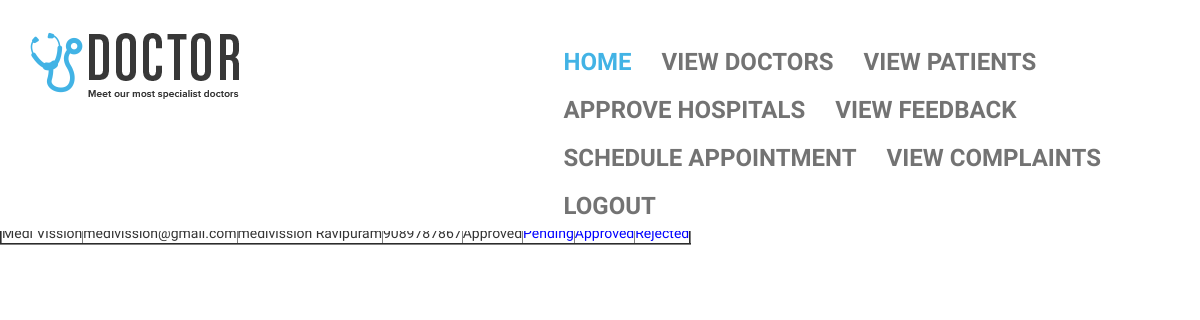
Page /admin/hospitalapproval.php on the committed database.
### tables this page shows
CREATE TABLE `hospital` (
  `name` varchar(40) NOT NULL,
  `email` varchar(50) NOT NULL,
  `address` varchar(50) NOT NULL,
  `contact` varchar(10) NOT NULL
);

### shares/db/mydatabase.inc (called while the page is built, shortened)
<?php
	function getDatas($sql){
		$dt = mysql_query($sql);
		$table = array();
		$rno = mysql_num_rows($dt);
		$cno = mysql_num_fields($dt);
		for($i=0;$i<$rno;$i++){
			$row = mysql_fetch_array($dt);
			for($j=0;$j<$cno;$j++){
				$table[$i][$j] = $row[$j];
			}
		}
		return $table;
	}
?>

### admin/hospitalapproval.php (the view, shortened to what this page needs)
<?php
include("top.php");
include_once("../shares/db/mydatabase.inc");?>
<div id="site_content" style="position:relative;top:200px;>
<form method="post">
	<table class="datagrid" border="2">
	<tr>
		<th>Name</th>
		<th>E-Mail</th>
		<th>Address</th>
		<th>Contact</th>
		<th>Status</th>
		<th colspan="3">Edit</th>
	</tr>
	<?php
		$sql = "select t1.*,if(status=0,'Pending',if(status=1,'Approved','Reject')) from hospital t1,login t2 where t1.email = t2.username";
		$tbl = getDatas($sql);
		for($i=0;$i<count($tbl);$i++){
			$cl = ($i%2==0)?"eve":"odd";
			echo "<tr class='$cl'>";
			for($j=0;$j<count($tbl[$i]);$j++){
				echo "<td>".$tbl[$i][$j]."</td>";
			}
?>
<td><a href="?id=<?php echo $tbl[$i][1]?>&mode=pen"><font color="blue">Pending</font></a></td>
<td><a href="?id=<?php echo $tbl[$i][1]?>&mode=app"><font color="blue">Approved</font></a></td>
<td><a href="?id=<?php echo $tbl[$i][1]?>&mode=rej"><font color="blue">Rejected</font></a></td>
<?php
			echo "</tr>";
		}
	?>
	</table>
</div>

### temp/css/style.css (style rules this page uses)
body { margin: 0; padding: 0; font-family: 'BenchNine', sans-serif; }
a:hover, a:visited, a { text-decoration: none; }
html, body, .carousel, .carousel-inner, .carousel-inner .item { height: 100%; }

### rows in the picture
hospital: name "Medi Vission", email "medivission@gmail.com", address "medivission Ravipuram", contact "9089787867", j "Approved"
